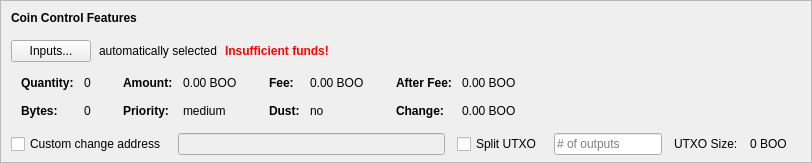
    <widget class="QFrame" name="frameCoinControl">
     <property name="sizePolicy">
      <sizepolicy hsizetype="Expanding" vsizetype="Expanding">
       <horstretch>0</horstretch>
       <verstretch>0</verstretch>
      </sizepolicy>
     </property>
     <property name="maximumSize">
      <size>
       <width>16777215</width>
       <height>16777215</height>
      </size>
     </property>
     <property name="frameShape">
      <enum>QFrame::StyledPanel</enum>
     </property>
     <property name="frameShadow">
      <enum>QFrame::Sunken</enum>
     </property>
     <layout class="QVBoxLayout" name="verticalLayoutCoinControl2">
      <property name="spacing">
       <number>0</number>
      </property>
      <property name="leftMargin">
       <number>0</number>
      </property>
      <property name="topMargin">
       <number>0</number>
      </property>
      <property name="rightMargin">
       <number>0</number>
      </property>
      <property name="bottomMargin">
       <number>6</number>
      </property>
      <item>
       <layout class="QVBoxLayout" name="verticalLayoutCoinControl" stretch="0,0,0,0,1">
        <property name="spacing">
         <number>0</number>
        </property>
        <property name="leftMargin">
         <number>10</number>
        </property>
        <property name="topMargin">
         <number>10</number>
        </property>
        <item>
         <layout class="QHBoxLayout" name="horizontalLayoutCoinControl1">
          <property name="bottomMargin">
           <number>15</number>
          </property>
          <item>
           <widget class="QLabel" name="labelCoinControlFeatures">
            <property name="sizePolicy">
             <sizepolicy hsizetype="Preferred" vsizetype="Maximum">
              <horstretch>0</horstretch>
              <verstretch>0</verstretch>
             </sizepolicy>
            </property>
            <property name="font">
             <font>
              <weight>75</weight>
              <bold>true</bold>
             </font>
            </property>
            <property name="styleSheet">
             <string notr="true">font-weight:bold;</string>
            </property>
            <property name="text">
             <string>Coin Control Features</string>
            </property>
           </widget>
          </item>
         </layout>
        </item>
        <item>
         <layout class="QHBoxLayout" name="horizontalLayoutCoinControl2" stretch="0,0,0,0">
          <property name="spacing">
           <number>8</number>
          </property>
          <property name="bottomMargin">
           <number>10</number>
          </property>
          <item>
           <widget class="QPushButton" name="pushButtonCoinControl">
            <property name="styleSheet">
             <string notr="true"/>
            </property>
            <property name="text">
             <string>Inputs...</string>
            </property>
            <property name="autoDefault">
             <bool>false</bool>
            </property>
           </widget>
          </item>
          <item>
           <widget class="QLabel" name="labelCoinControlAutomaticallySelected">
            <property name="text">
             <string>automatically selected</string>
            </property>
            <property name="margin">
             <number>5</number>
            </property>
           </widget>
          </item>
          <item>
           <widget class="QLabel" name="labelCoinControlInsuffFunds">
            <property name="font">
             <font>
              <weight>75</weight>
              <bold>true</bold>
             </font>
            </property>
            <property name="styleSheet">
             <string notr="true">color:red;font-weight:bold;</string>
            </property>
            <property name="text">
             <string>Insufficient funds!</string>
            </property>
            <property name="margin">
             <number>5</number>
            </property>
           </widget>
          </item>
          <item>
           <spacer name="horizontalSpacerCoinControl">
            <property name="orientation">
             <enum>Qt::Horizontal</enum>
            </property>
            <property name="sizeHint" stdset="0">
             <size>
              <width>40</width>
              <height>1</height>
             </size>
            </property>
           </spacer>
          </item>
         </layout>
        </item>
        <item>
         <widget class="QWidget" name="widgetCoinControl" native="true">
          <property name="sizePolicy">
           <sizepolicy hsizetype="Preferred" vsizetype="Preferred">
            <horstretch>0</horstretch>
            <verstretch>0</verstretch>
           </sizepolicy>
          </property>
          <property name="minimumSize">
           <size>
            <width>0</width>
            <height>0</height>
           </size>
          </property>
          <property name="styleSheet">
           <string notr="true"/>
          </property>
          <layout class="QHBoxLayout" name="horizontalLayoutCoinControl5">
           <property name="leftMargin">
            <number>0</number>
           </property>
           <property name="topMargin">
            <number>0</number>
           </property>
           <property name="rightMargin">
            <number>0</number>
           </property>
           <property name="bottomMargin">
            <number>0</number>
           </property>
           <item>
            <layout class="QHBoxLayout" name="horizontalLayoutCoinControl3" stretch="0,0,0,1">
             <property name="spacing">
              <number>20</number>
             </property>
             <property name="topMargin">
              <number>0</number>
             </property>
             <property name="bottomMargin">
              <number>10</number>
             </property>
             <item>
              <layout class="QFormLayout" name="formLayoutCoinControl1">
               <property name="horizontalSpacing">
                <number>10</number>
               </property>
               <property name="verticalSpacing">
                <number>14</number>
               </property>
               <property name="leftMargin">
                <number>10</number>
               </property>
               <property name="topMargin">
                <number>4</number>
               </property>
               <property name="rightMargin">
                <number>6</number>
               </property>
               <item row="0" column="0">
                <widget class="QLabel" name="labelCoinControlQuantityText">
                 <property name="font">
                  <font>
                   <weight>75</weight>
                   <bold>true</bold>
                  </font>
                 </property>
                 <property name="text">
                  <string>Quantity:</string>
                 </property>
                 <property name="margin">
                  <number>0</number>
                 </property>
                </widget>
               </item>
               <item row="0" column="1">
                <widget class="QLabel" name="labelCoinControlQuantity">
                 <property name="cursor">
                  <cursorShape>IBeamCursor</cursorShape>
                 </property>
                 <property name="contextMenuPolicy">
                  <enum>Qt::ActionsContextMenu</enum>
                 </property>
                 <property name="text">
                  <string notr="true">0</string>
                 </property>
                 <property name="margin">
                  <number>0</number>
                 </property>
                 <property name="textInteractionFlags">
                  <set>Qt::LinksAccessibleByMouse|Qt::TextSelectableByKeyboard|Qt::TextSelectableByMouse</set>
                 </property>
                </widget>
               </item>
               <item row="1" column="0">
                <widget class="QLabel" name="labelCoinControlBytesText">
                 <property name="font">
                  <font>
                   <weight>75</weight>
                   <bold>true</bold>
                  </font>
                 </property>
                 <property name="text">
                  <string>Bytes:</string>
                 </property>
                </widget>
               </item>
               <item row="1" column="1">
                <widget class="QLabel" name="labelCoinControlBytes">
                 <property name="cursor">
                  <cursorShape>IBeamCursor</cursorShape>
                 </property>
                 <property name="contextMenuPolicy">
                  <enum>Qt::ActionsContextMenu</enum>
                 </property>
                 <property name="text">
                  <string notr="true">0</string>
                 </property>
                 <property name="textInteractionFlags">
                  <set>Qt::LinksAccessibleByMouse|Qt::TextSelectableByKeyboard|Qt::TextSelectableByMouse</set>
                 </property>
                </widget>
               </item>
              </layout>
             </item>
             <item>
              <layout class="QFormLayout" name="formLayoutCoinControl2">
               <property name="horizontalSpacing">
                <number>10</number>
               </property>
               <property name="verticalSpacing">
                <number>14</number>
               </property>
               <property name="leftMargin">
                <number>6</number>
               </property>
               <property name="topMargin">
                <number>4</number>
               </property>
               <property name="rightMargin">
                <number>6</number>
               </property>
               <item row="0" column="0">
                <widget class="QLabel" name="labelCoinControlAmountText">
                 <property name="font">
                  <font>
                   <weight>75</weight>
                   <bold>true</bold>
                  </font>
                 </property>
                 <property name="text">
                  <string>Amount:</string>
                 </property>
                 <property name="margin">
                  <number>0</number>
                 </property>
                </widget>
               </item>
               <item row="0" column="1">
                <widget class="QLabel" name="labelCoinControlAmount">
                 <property name="cursor">
                  <cursorShape>IBeamCursor</cursorShape>
                 </property>
                 <property name="contextMenuPolicy">
                  <enum>Qt::ActionsContextMenu</enum>
                 </property>
                 <property name="text">
                  <string notr="true">0.00 BOO</string>
                 </property>
                 <property name="textInteractionFlags">
                  <set>Qt::LinksAccessibleByMouse|Qt::TextSelectableByKeyboard|Qt::TextSelectableByMouse</set>
                 </property>
                </widget>
               </item>
               <item row="1" column="0">
                <widget class="QLabel" name="labelCoinControlPriorityText">
                 <property name="font">
                  <font>
                   <weight>75</weight>
                   <bold>true</bold>
                  </font>
                 </property>
                 <property name="text">
                  <string>Priority:</string>
                 </property>
                </widget>
               </item>
               <item row="1" column="1">
                <widget class="QLabel" name="labelCoinControlPriority">
                 <property name="cursor">
                  <cursorShape>IBeamCursor</cursorShape>
                 </property>
                 <property name="contextMenuPolicy">
                  <enum>Qt::ActionsContextMenu</enum>
                 </property>
                 <property name="text">
                  <string>medium</string>
                 </property>
                 <property name="textInteractionFlags">
                  <set>Qt::LinksAccessibleByMouse|Qt::TextSelectableByKeyboard|Qt::TextSelectableByMouse</set>
                 </property>
                </widget>
               </item>
              </layout>
             </item>
             <item>
              <layout class="QFormLayout" name="formLayoutCoinControl3">
               <property name="horizontalSpacing">
                <number>10</number>
               </property>
               <property name="verticalSpacing">
                <number>14</number>
               </property>
               <property name="leftMargin">
                <number>6</number>
               </property>
               <property name="topMargin">
                <number>4</number>
               </property>
               <property name="rightMargin">
                <number>6</number>
               </property>
               <item row="0" column="0">
                <widget class="QLabel" name="labelCoinControlFeeText">
                 <property name="font">
                  <font>
                   <weight>75</weight>
                   <bold>true</bold>
                  </font>
                 </property>
                 <property name="text">
                  <string>Fee:</string>
                 </property>
                 <property name="margin">
                  <number>0</number>
                 </property>
                </widget>
               </item>
               <item row="0" column="1">
                <widget class="QLabel" name="labelCoinControlFee">
                 <property name="cursor">
                  <cursorShape>IBeamCursor</cursorShape>
                 </property>
                 <property name="contextMenuPolicy">
                  <enum>Qt::ActionsContextMenu</enum>
                 </property>
                 <property name="text">
                  <string notr="true">0.00 BOO</string>
                 </property>
                 <property name="textInteractionFlags">
                  <set>Qt::LinksAccessibleByMouse|Qt::TextSelectableByKeyboard|Qt::TextSelectableByMouse</set>
                 </property>
                </widget>
               </item>
               <item row="1" column="0">
                <widget class="QLabel" name="labelCoinControlLowOutputText">
                 <property name="font">
                  <font>
                   <weight>75</weight>
                   <bold>true</bold>
                  </font>
                 </property>
                 <property name="text">
                  <string>Dust:</string>
                 </property>
                </widget>
               </item>
               <item row="1" column="1">
                <widget class="QLabel" name="labelCoinControlLowOutput">
                 <property name="cursor">
                  <cursorShape>IBeamCursor</cursorShape>
                 </property>
                 <property name="contextMenuPolicy">
                  <enum>Qt::ActionsContextMenu</enum>
                 </property>
                 <property name="text">
                  <string>no</string>
                 </property>
                 <property name="textInteractionFlags">
                  <set>Qt::LinksAccessibleByMouse|Qt::TextSelectableByKeyboard|Qt::TextSelectableByMouse</set>
                 </property>
                </widget>
               </item>
              </layout>
             </item>
             <item>
              <layout class="QFormLayout" name="formLayoutCoinControl4">
               <property name="horizontalSpacing">
                <number>10</number>
               </property>
               <property name="verticalSpacing">
                <number>14</number>
               </property>
               <property name="leftMargin">
                <number>6</number>
               </property>
               <property name="topMargin">
                <number>4</number>
               </property>
               <property name="rightMargin">
                <number>6</number>
               </property>
               <item row="0" column="0">
                <widget class="QLabel" name="labelCoinControlAfterFeeText">
                 <property name="font">
                  <font>
                   <weight>75</weight>
                   <bold>true</bold>
                  </font>
                 </property>
                 <property name="text">
                  <string>After Fee:</string>
                 </property>
                 <property name="margin">
                  <number>0</number>
                 </property>
                </widget>
               </item>
               <item row="0" column="1">
                <widget class="QLabel" name="labelCoinControlAfterFee">
                 <property name="cursor">
                  <cursorShape>IBeamCursor</cursorShape>
                 </property>
                 <property name="contextMenuPolicy">
                  <enum>Qt::ActionsContextMenu</enum>
                 </property>
                 <property name="text">
                  <string notr="true">0.00 BOO</string>
                 </property>
                 <property name="textInteractionFlags">
                  <set>Qt::LinksAccessibleByMouse|Qt::TextSelectableByKeyboard|Qt::TextSelectableByMouse</set>
                 </property>
                </widget>
               </item>
               <item row="1" column="0">
                <widget class="QLabel" name="labelCoinControlChangeText">
                 <property name="font">
                  <font>
                   <weight>75</weight>
                   <bold>true</bold>
                  </font>
                 </property>
                 <property name="text">
                  <string>Change:</string>
                 </property>
                </widget>
               </item>
               <item row="1" column="1">
                <widget class="QLabel" name="labelCoinControlChange">
                 <property name="cursor">
                  <cursorShape>IBeamCursor</cursorShape>
                 </property>
                 <property name="contextMenuPolicy">
                  <enum>Qt::ActionsContextMenu</enum>
                 </property>
                 <property name="text">
                  <string notr="true">0.00 BOO</string>
                 </property>
                 <property name="textInteractionFlags">
                  <set>Qt::LinksAccessibleByMouse|Qt::TextSelectableByKeyboard|Qt::TextSelectableByMouse</set>
                 </property>
                </widget>
               </item>
              </layout>
             </item>
            </layout>
           </item>
          </layout>
         </widget>
        </item>
        <item>
         <layout class="QHBoxLayout" name="horizontalLayoutCoinControl4" stretch="0,0,0,0,0,0,0">
          <property name="spacing">
           <number>12</number>
          </property>
          <property name="sizeConstraint">
           <enum>QLayout::SetDefaultConstraint</enum>
          </property>
          <property name="topMargin">
           <number>5</number>
          </property>
          <property name="rightMargin">
           <number>5</number>
          </property>
          <item>
           <widget class="QCheckBox" name="checkBoxCoinControlChange">
            <property name="toolTip">
             <string>If this is activated, but the change address is empty or invalid, change will be sent to a newly generated address.</string>
            </property>
            <property name="text">
             <string>Custom change address</string>
            </property>
           </widget>
          </item>
          <item>
           <widget class="QValidatedLineEdit" name="lineEditCoinControlChange">
            <property name="enabled">
             <bool>false</bool>
            </property>
            <property name="sizePolicy">
             <sizepolicy hsizetype="Expanding" vsizetype="Fixed">
              <horstretch>0</horstretch>
              <verstretch>0</verstretch>
             </sizepolicy>
            </property>
           </widget>
          </item>
          <item>
           <widget class="QCheckBox" name="splitBlockCheckBox">
            <property name="text">
             <string>Split UTXO</string>
            </property>
           </widget>
          </item>
          <item>
           <widget class="QLineEdit" name="splitBlockLineEdit">
            <property name="sizePolicy">
             <sizepolicy hsizetype="Fixed" vsizetype="Fixed">
              <horstretch>50</horstretch>
              <verstretch>0</verstretch>
             </sizepolicy>
            </property>
            <property name="placeholderText">
             <string># of outputs</string>
            </property>
           </widget>
          </item>
          <item>
           <widget class="QLabel" name="labelBlockSizeText">
            <property name="text">
             <string>UTXO Size:</string>
            </property>
           </widget>
          </item>
          <item>
           <widget class="QLabel" name="labelBlockSize">
            <property name="text">
             <string>0 BOO</string>
            </property>
           </widget>
          </item>
          <item>
           <widget class="QLabel" name="labelCoinControlChangeLabel">
            <property name="sizePolicy">
             <sizepolicy hsizetype="Preferred" vsizetype="Expanding">
              <horstretch>0</horstretch>
              <verstretch>0</verstretch>
             </sizepolicy>
            </property>
            <property name="minimumSize">
             <size>
              <width>0</width>
              <height>0</height>
             </size>
            </property>
            <property name="text">
             <string/>
            </property>
            <property name="margin">
             <number>3</number>
            </property>
           </widget>
          </item>
         </layout>
        </item>
        <item>
         <spacer name="verticalSpacerCoinControl">
          <property name="orientation">
           <enum>Qt::Vertical</enum>
          </property>
          <property name="sizeHint" stdset="0">
           <size>
            <width>800</width>
            <height>1</height>
           </size>
          </property>
         </spacer>
        </item>
       </layout>
      </item>
     </layout>
    </widget>
